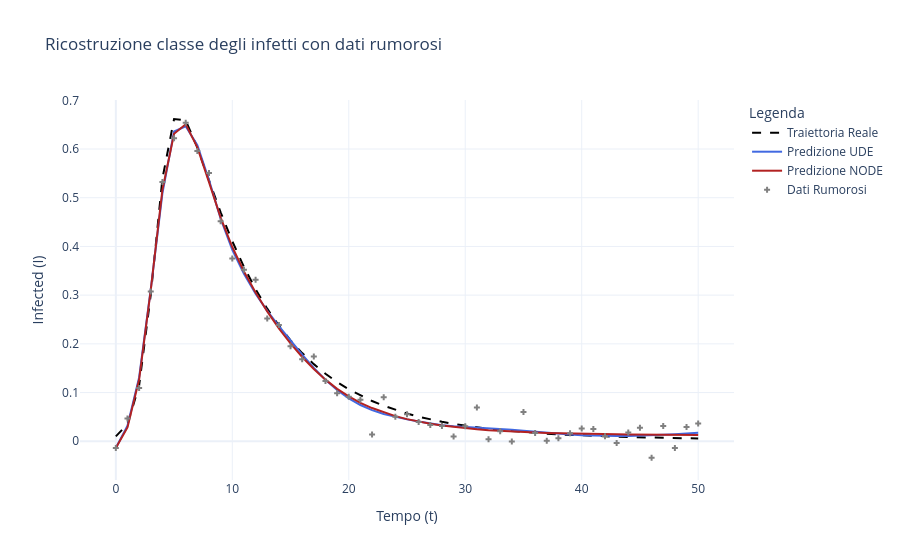

Source (notebook cell):
### Code cell
# 4. Creo la figura con Plotly
fig = go.Figure()

# Aggiungo la traiettoria reale (linea tratteggiata)
fig.add_trace(go.Scatter(
    x=t_np,
    y=true_traj_np[:, 1],
    mode='lines',
    name='Traiettoria Reale',
    line=dict(color='black', dash='dash')
))

# Aggiungo la traiettoria predetta dal modello UDE (linea continua)
fig.add_trace(go.Scatter(
    x=t_np,
    y=ude_noise_traj_np[:, 1],
    mode='lines',
    name='Predizione UDE',
    line=dict(color='royalblue')
))

# Aggiungo la traiettoria predetta dal modello NODE (linea continua)
fig.add_trace(go.Scatter(
    x=t_np,
    y=node_noisy_traj_np[:, 1],
    mode='lines',
    name='Predizione NODE',
    line=dict(color='firebrick')
))

# Aggiungo i dati rumorosi (punti a croce)
fig.add_trace(go.Scatter(
    x=t_np,
    y=noisy_traj_np[:, 1],
    mode='markers',
    name='Dati Rumorosi',
    marker=dict(symbol='cross', color='grey', size=5)
))

# 5. Personalizzo il layout del grafico
fig.update_layout(
    title='Ricostruzione classe degli infetti con dati rumorosi',
    xaxis_title='Tempo (t)',
    yaxis_title='Infected (I)',
    legend_title='Legenda',
    template='plotly_white'  # Un template pulito per la visualizzazione
)

# 6. Mostro il grafico
fig.show()
